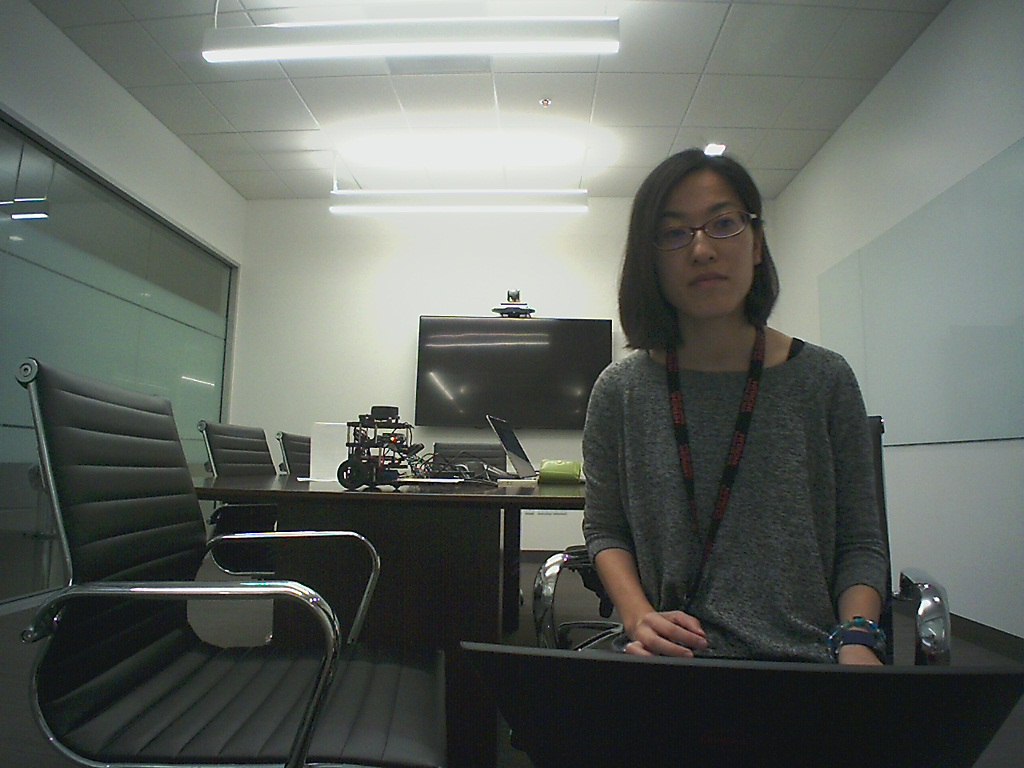
#> input picture Michiko/image.jpg, 1024 x 768 px
$ python colorquantKmeans.py --image Michiko/image.jpg --clusters 3
#> lines starting #> are read from the running program, lines starting #| are printed output that depends on the picture
#!/usr/local/opt/python3/bin/python3
from sklearn.cluster import MiniBatchKMeans
import numpy as np
import matplotlib.pyplot as plt
import argparse
import utils
import cv2

# construct the argument parser and parse the args
ap = argparse.ArgumentParser()
ap.add_argument("-i", "--image", required = True, help = "Path to image")
ap.add_argument("-c", "--clusters", required = True, type = int, help = "# of clusters")
args = vars(ap.parse_args())

# Load the image and grab the width and height
image = cv2.imread(args["image"])
#> image is the input picture: shape (768, 1024, 3); mean B, G, R 97.1, 102.8, 97.4
(h,w) = image.shape[:2]
#> h = 768; w = 1024

# convert the image from the RGB color space to the L*a*b*
# color space -- since we will be clustering using k-means
# which is based on the euclidean distance, we'll use the
# L*a*b* coloar space where the euclidean distance implies
# perceptual meaning
image = cv2.cvtColor(image, cv2.COLOR_BGR2LAB)
#> image: shape (768, 1024, 3); mean of channels 0, 1, 2 105.8, 124.8, 130.4

# reshape the image into a feature vector so that k-means
# can be applied
image = image.reshape((image.shape[0]*image.shape[1], 3))

# apply k-means using the specified number of clusters and
# then create the quntized image based on the predictions
clt = MiniBatchKMeans(n_clusters = args["clusters"])
labels = clt.fit_predict(image)
quant = clt.cluster_centers_.astype("uint8")[labels]

# reshape the feature vectors to images
quant = quant.reshape((h,w,3))
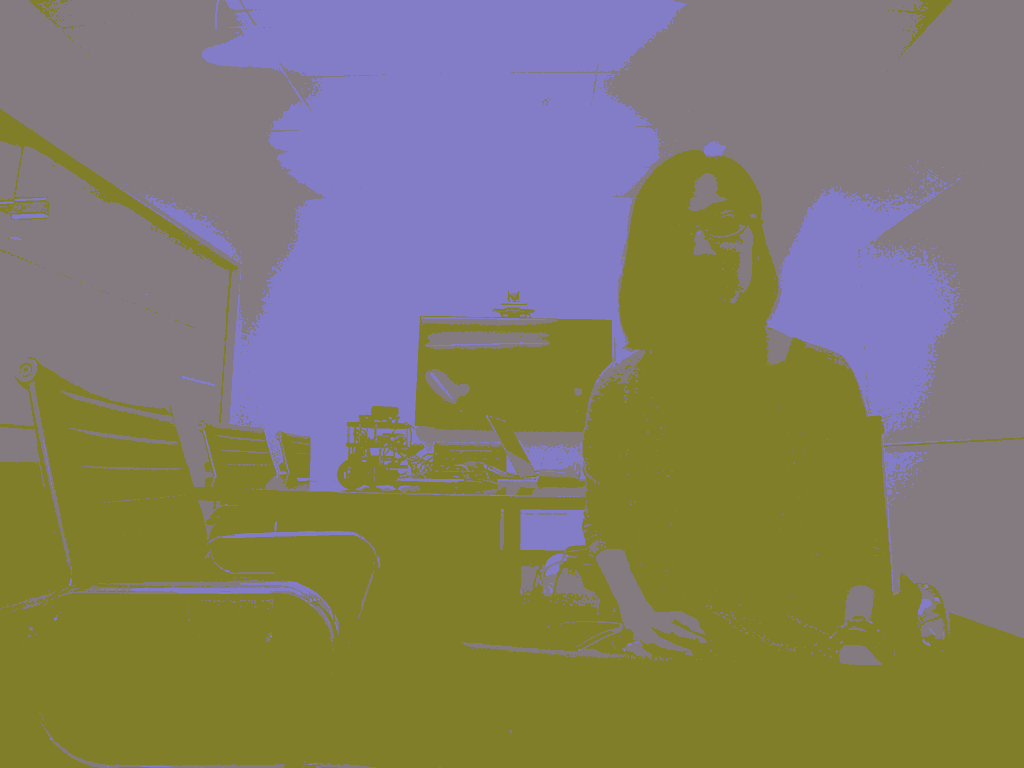
#> quant: shape (768, 1024, 3); mean of channels 0, 1, 2 104, 124.6, 130.1; drawn as B, G, R
image = image.reshape((h,w,3))

# convert from L*a*b* to RBG
quant = cv2.cvtColor(quant, cv2.COLOR_LAB2BGR)
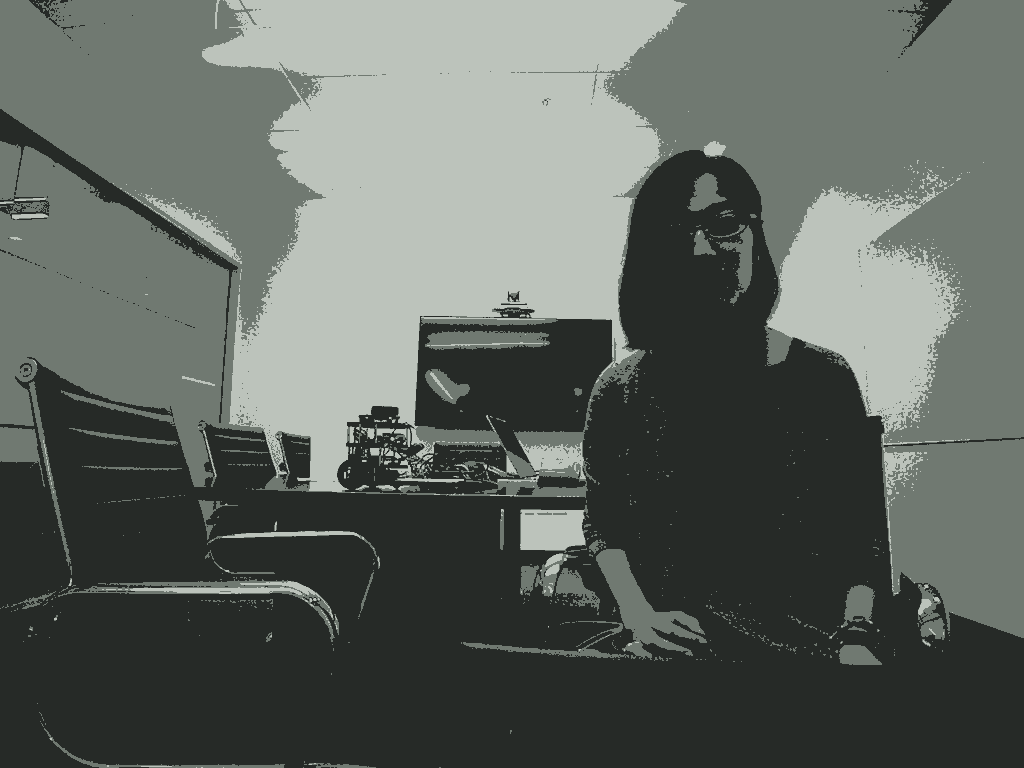
#> quant: shape (768, 1024, 3); mean B, G, R 95.5, 101.2, 94.9
image = cv2.cvtColor(image, cv2.COLOR_LAB2BGR)

# display the images and wait for a keypress
cv2.imshow("image", np.hstack([image, quant]))
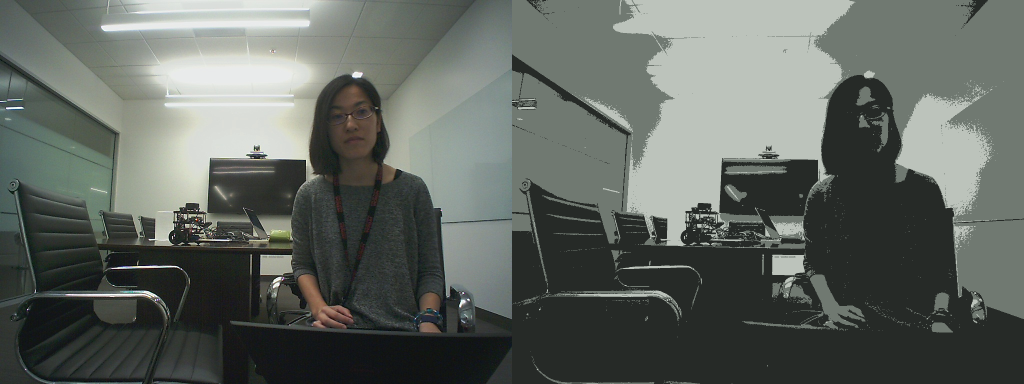
#> window 'image': shape (768, 2048, 3) (shown at 1/2 size); mean B, G, R 96.3, 102, 96.1
cv2.waitKey(0)
